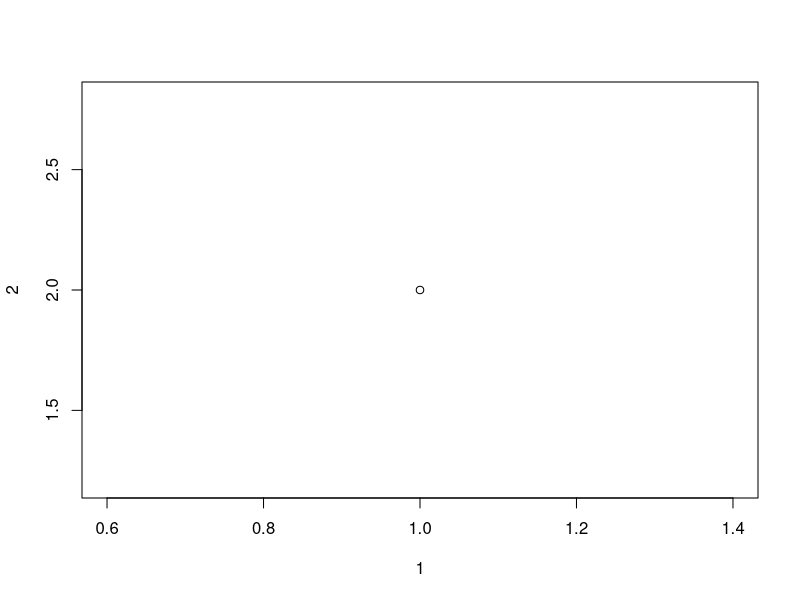
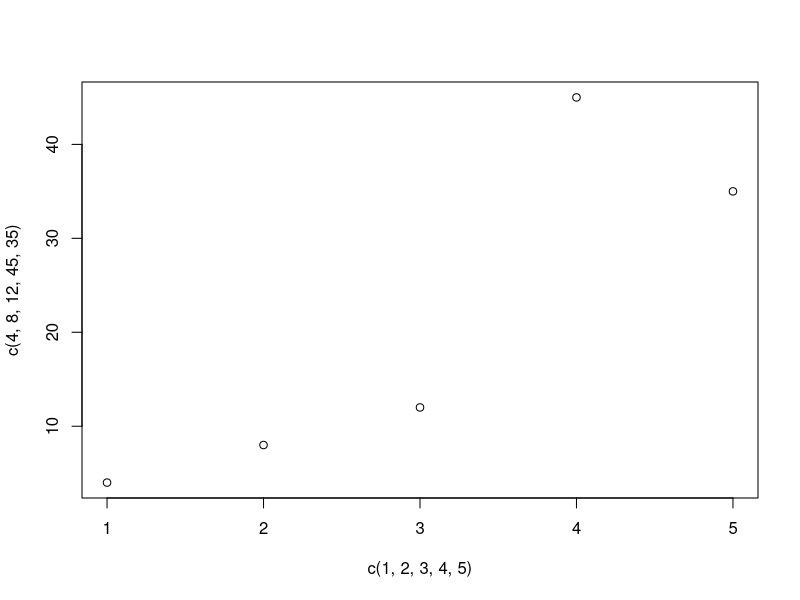

Write R code to recreate these figures, in order. (Note: this script raises an error after producing the figures.)
# Per fare uno scatterplot usiamo la funzione 'plot()'
# Il primo parametro specifica la coordinata 'x', il secondo 'y'
plot(1,2)
# Per plottare più punti possiamo usare un vettore
plot(c(1,2,3,4,5),c(4,8,12,45,35))

# Nome Assi e Titolo
plot(a, main="TITOLO", xlab="NOME", ylab="NOME")
# Colore
plot(a, col="red")
# Grandezza
plot(a, cex=2)
# Forma
plot(a, pch=25)

# Per comparare due grafici usiamo la funzione 'points()' sotto al primo grafico
plot(a)
points(b)

# Per fare una linea
plot(1:10, type="l")  ## In cui abbiamo usato la funzione per serie di numeri
# Grandezza linea
plot(a, type="l", lwd=2)
# Stile linea
plot(a, tupe="l", lty=3)
# 0 removes the line; 1 displays a solid line; 2 displays a dashed line; 3 displays a dotted line
# 4 displays a "dot dashed" line; 5 displays a "long dashed" line; 6 displays a "two dashed" line

# Per mostrare più di una linea usiamo 'lines()' sotto al primo grafico
line1 <- c(1,2,3,4,5,10)
line2 <- c(2,5,7,8,9,10)
plot(line1, type = "l", col = "blue")
lines(line2, type="l", col = "red")

########################################################################################################
########################################################################################################
# Mostrare due grafici nella stessa immagine accanto
par(mfrow=c(1,2)) 
# Dove il primo sta per le righe e il secondo per le colonne. 
plot(grafico1) 
plot(grafico2) 
# Con questo ottengo due grafici uno accanto all’altro.
# Se voglio chiudere i grafici
dev.off()















